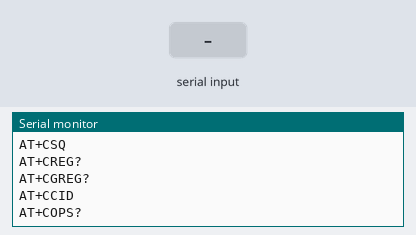
Recording of a sketch running on a simulated ESP32. On the bench: the last lines printed to the serial monitor. The test bench sets the inputs (shaded band).

Above: at 4.2 s.
4.3 s: "1\n" received over Serial
At 5.5 s:
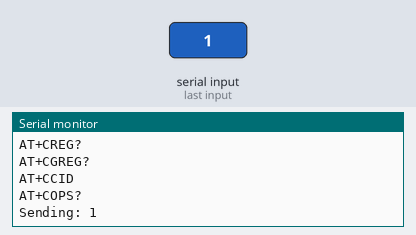
5.8 s: "1\n" received over the second serial link
At 6.9 s:
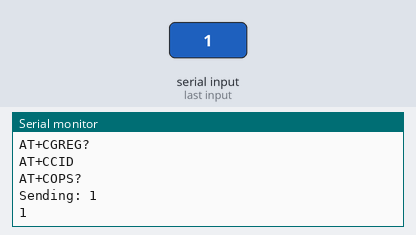
7.3 s: "0\n" received over Serial
At 8.0 s:
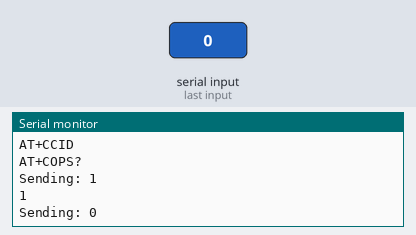
8.8 s: "0\n" received over the second serial link
At 9.2 s:
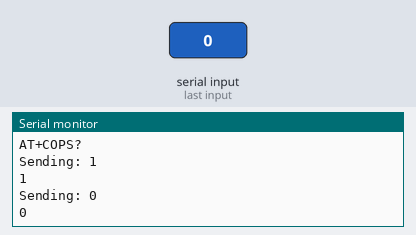

Measured:
- after the input at 4.3 s, the serial monitor: prints a new line at once (image 1)
- after the input at 5.8 s, the serial monitor: prints a new line at once (image 2)
- after the input at 7.3 s, the serial monitor: prints a new line at once (image 3)
- after the input at 8.8 s, the serial monitor: prints a new line at once (image 4)

The sketch:

sim800l.ino
```cpp
#include <HardwareSerial.h>

HardwareSerial sim800(2);

#define SIM800_RX 17   // SIM800L TXD -> ESP32 GPIO17
#define SIM800_TX 16   // SIM800L RXD -> ESP32 GPIO16

void setup() {
  Serial.begin(115200);

  sim800.begin(115200, SERIAL_8N1, SIM800_RX, SIM800_TX);

  delay(3000);

  Serial.println();
  Serial.println("=================================");
  Serial.println("       SIM800L AT COMMAND TESTER");
  Serial.println("=================================");
  Serial.println("Type an AT command and press Enter.");
  Serial.println();
  Serial.println("Examples:");
  Serial.println("AT");
  Serial.println("ATI");
  Serial.println("AT+CPIN?");
  Serial.println("AT+CSQ");
  Serial.println("AT+CREG?");
  Serial.println("AT+CGREG?");
  Serial.println("AT+CCID");
  Serial.println("AT+COPS?");
  Serial.println();
}

void loop() {

  // ESP32 Serial Monitor -> SIM800L
  if (Serial.available()) {

    String command = Serial.readStringUntil('\n');
    command.trim();

    if (command.length() > 0) {

      Serial.print("Sending: ");
      Serial.println(command);

      sim800.println(command);
    }
  }

  // SIM800L -> ESP32 Serial Monitor
  while (sim800.available()) {
    Serial.write(sim800.read());
  }
}
```
